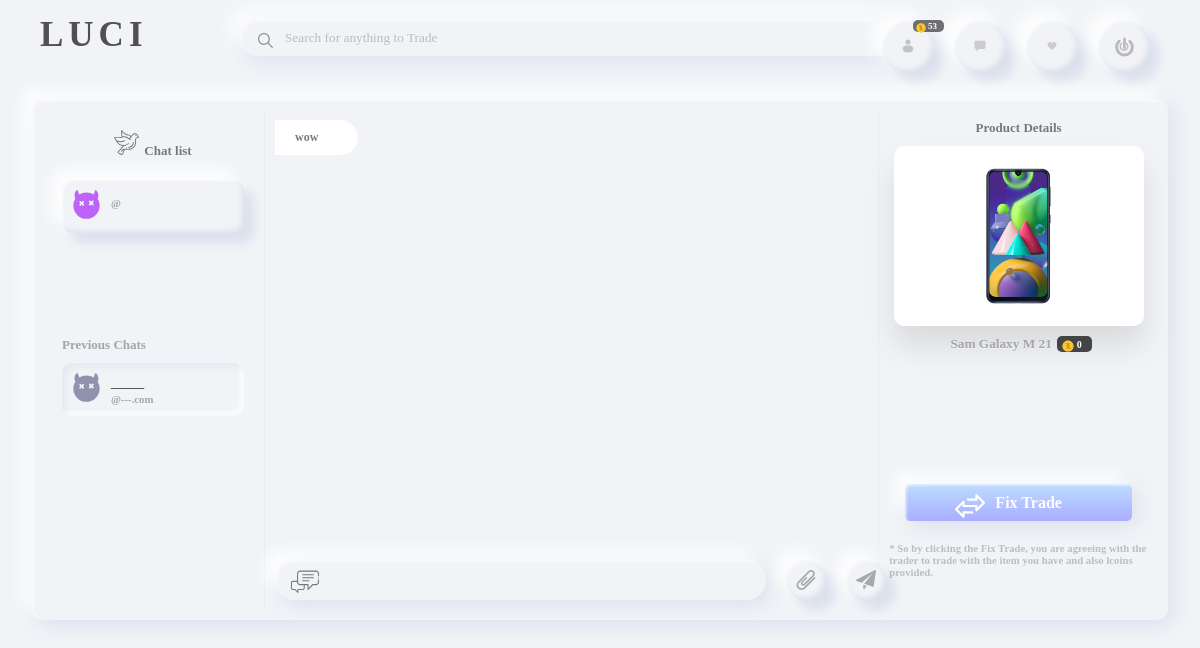
The app's page /18/pigeon (signed in) with its own data.
### obsapp/models.py (models this page shows, shortened)
class Chats(models.Model):
    chatroomid = models.ForeignKey(ChatRoom, on_delete=models.CASCADE)
    user_id = models.ForeignKey(UserInformation, on_delete=models.CASCADE)
    chatmessage = models.CharField(max_length=2000)
    messagetime = models.DateField(default=datetime.now())

class Product(models.Model):
    user_id = models.ForeignKey(LoginTable, on_delete=models.CASCADE,default=True)
    productname = models.CharField(max_length=500)
    info = models.CharField(max_length=2000)
    category = models.ForeignKey(Category, on_delete=models.CASCADE)
    product_date = models.DateTimeField(default=datetime.now, blank=True)
    lcoin = models.IntegerField(default=0)
    productimage = models.ImageField()
    is_active = models.BooleanField(default=True)
    is_editable = models.BooleanField(default=True)

### obsapp/views.py (the view, shortened to what this page needs)
# urls.py: path('<int:prd_id>/pigeon', views.pigeonshow, name='pigeonshow'),
def pigeonshow(request, prd_id):
    if request.session.has_key('user_id'):
        prdobj = Product.objects.get(id=prd_id)
        sendobj = UserInformation.objects.get(login_id_id=request.session['user_id'])
        receiverobj = UserInformation.objects.get(login_id_id=prdobj.user_id_id)
        rtobj = Returns.objects.get(product_id=prdobj)
        if ChatRoom.objects.filter(product_id=prdobj, participant1=sendobj, participant2=receiverobj).exists():
            print('already chated')
            roomboj = ChatRoom.objects.get(product_id=prdobj, participant1=sendobj, participant2=receiverobj)
            chatobj = Chats.objects.filter(chatroomid=roomboj)
        elif ChatRoom.objects.filter(product_id=prdobj, participant2=sendobj, participant1=receiverobj).exists():
            print('already chated')
            roomboj = ChatRoom.objects.get(product_id=prdobj, participant2=sendobj, participant1=receiverobj)
            chatobj = Chats.objects.filter(chatroomid=roomboj)
        requested = False
        responded = False
        if RequestExchange.objects.filter(whatproduct=Product.objects.get(id=prd_id),fromwhom=UserInformation.objects.get(login_id_id=request.session['user_id']),is_request=True).exists():
            requested = True
        else:
            requested = False
        return render(request, 'pigeon.html',{'chats':chatobj,'prd':prdobj,'returns': rtobj, 'alreadyrequest': requested})
    else:
        return login(request)

### templates/pigeon.html (shortened to what this page needs)
{% extends 'UserMaster.html' %}
{% block main_block %}
    {% load static %}
<div class="chat-main-container">
    <div class="all-chat-box">
        <table cellspacing="10" style="width: 100%;position: relative;">
            <tr style="height: 40px;vertical-align: top;">
                <th style="font-family: 'Poppins Medium';opacity: 0.5;font-size: 13px;"><img src="{% static 'images/bird.svg' %}" style="width: 25px;padding-right: 5px;">Chat list</th>
            </tr>
            <tr>
                <td>
                    <div class="all-chat-list">
                        <table>
                            <tr>
                                <td rowspan="2">
                                    <img src="{% static 'images/devilface.svg' %}">
                                </td>
                            </tr>
                            <tr>
                                <td>
                                    <h6>@{{ receverinfo.login_id.username }}</h6>
                                </td>
                            </tr>
                        </table>
                    </div>
                </td>
            </tr>
            <tr align="left" style="height: 100px;vertical-align: bottom;">
                <th style="font-family: 'Poppins Medium';color:rgba(0,0,0,0.32);font-size: 13px;">Previous Chats</th>
            </tr>
            <tr>
                <td>
                    <a href="#">
                    <div class="all-chat-list2">
                        <table>
                            <tr>
                                <td rowspan="2">
                                    <img src="{% static 'images/devilface2.svg' %}">
                                </td>
                                <td>
                                    <h5>_____</h5>
                                </td>
                            </tr>
                            <tr>
                                <td>
                                    <h6>@---.com</h6>
                                </td>
                            </tr>
                        </table>
                    </div>
                    </a>
                </td>
            </tr>
        </table>
    </div>
    <div class="chat-area-box">
        <div class="chat-area-top">
            {% for chat in chats %}
                <div class="yourmessage">
                    <h5>{{ chat.chatmessage }}</h5>
                </div>
            {% endfor %}
        </div>
        <div class="chat-area-bottom">
            <form id="chat-form" method="post" action="{% url 'pigeon' %}">
                <img src="{% static 'images/speak.svg' %}" class="chat-type-img">
                <input type="text" name="message" id="chat-msg" autocomplete="off" autofocus required>
                <button><img src="{% static 'images/attach.svg' %}" class="document-attach-img"></button>
                <button type="submit" id="chat-sendbtn"><img src="{% static 'images/black paper plane.svg' %}" class="send-img"></button>
            </form>
        </div>
    </div>
    <div class="chat-agreement-box">
        <table cellspacing="10" style="width: 100%;position: relative;">
            <tr>
                <th style="font-family: 'Poppins Medium';opacity: 0.5;font-size: 13px;">Product Details</th>
            </tr>
            <tr align="center">
                <td style="position: relative;">
                    <div style="width: 250px;height: 180px;background: #fff;border-radius: 10px;box-shadow: 0 20px 30px rgba(0,0,0,0.1);position: relative;">
                        <img src="{{ prd.productimage.url }}" style="padding: 10px;max-width: 100%;max-height: 100%;box-sizing: border-box;border-radius: inherit;">
                    </div>
                </td>
            </tr>
            <tr align="center">
                <td style="display: flex;justify-content: center;">
                    <h5 style="font-family: 'Poppins Medium';color: rgba(0,0,0,0.3);text-shadow: 0 1px 0px rgba(255,255,255,1);">{{ prd.productname }}</h5><h4 class="chat-lcoin">{{ prd.lcoin }}</h4>
                </td>
            </tr>
            <tr align="center" style="height: 150px;vertical-align: bottom;">
                <td>
                    {% if responded %}
                        <h5 style=" font-family: 'Poppins Light';font-size: 12px;color: rgba(0,0,0,0.3);box-sizing: border-box;padding: 10px;">Trader Responded to your Request Please go and Check your Notification.</h5>
                    {% else %}
                        {% if not alreadyrequest %}
                        <a href="#" class="agreement-btn" id="fix-trade" onclick="showdealbox();">
                            Fix Trade
                        </a>
                        {% else %}
                        <a href="#" class="agreement-btn" id="fix-trade">
                            Requested...
                        </a>
                        {% endif %}
                    {% endif %}
                </td>
            </tr>
            <tr>
                <td>
                    <h6 style="color: rgba(0,0,0,0.22);font-family: 'Poppins Light';padding-top: 20px;">* So by clicking the Fix Trade, you are agreeing with the trader to trade with the item you have and also lcoins provided.</h6>
                </td>
            </tr>
        </table>
    </div>
</div>
{% endblock %}

### static/css/usercss.css (style rules this page uses)
* { margin: 0px; padding: 0px; font-family: Roboto, sans-serif; outline: none; text-decoration: none; }
body { width: 100%; height: 100vh; background: #f1f3f6; }
.chat-main-container { position: relative; width: 93%; background: #f1f3f6; box-shadow: 5px 5px 20px rgba(55,84,170,0.11),-10px -10px 15px #ffffff, 2px 2px 2px rgba(255,255,255,0.5) inset; margin: 0 auto; display: flex; border-radius: 10px; padding: 10px; }
.all-chat-box { position: relative; width: 20%; box-sizing: border-box; padding: 10px; border-right: 1px solid rgba(0,0,0,0.03); max-height: 500px; overflow-y: scroll; }
.chat-area-box { position: relative; background: transparent; width: 55%; height: 500px; border-right: 1px solid rgba(0,0,0,0.03); }
.chat-agreement-box { position: relative; width: 25%; height: 500px; }
.chat-area-top { position: relative; width: 100%; background: transparent; height: 88%; box-sizing: border-box; padding: 10px; display: flex; flex-direction: column; overflow-y: scroll; }
.chat-area-bottom { position: relative; width: 100%; height: 12%; display: flex; align-items: center; }
#chat-form { width: 100%; position: relative; left: 10px; display: flex; }
#chat-form input[type=text] { background: #f1f3f6; box-shadow: 5px 5px 20px rgba(55,84,170,0.11),-10px -10px 15px #ffffff, 2px 2px 2px rgba(255,255,255,0.5) inset; position: relative; box-sizing: border-box; width: 80%; padding: 10px 10px 10px 55px; border-radius: 30px; border: none; font-family: "Poppins Medium"; font-size: 13px; color: rgba(0,0,0,0.43); }
.chat-type-img { width: 30px; position: absolute; left: 15px; top: 7px; opacity: 0.5; z-index: 2; }
#chat-form button { position: relative; width: 40px; height: 40px; background: #f1f3f6; border: none; display: flex; justify-content: center; align-items: center; border-radius: 30px; padding: 10px; left: 20px; cursor: pointer; box-shadow: 10px 10px 10px rgba(55,84,170,0.11),-10px -10px 20px #ffffff, 2px 2px 2px rgba(255,255,255,0.5) inset, -2px -2px 5px rgba(55,84,170,0.11) inset; }
.document-attach-img { width: 20px; opacity: 0.3; }
#chat-sendbtn { position: relative; width: 40px; height: 40px; background: #f1f3f6; border: none; border-radius: 30px; padding: 10px; margin-left: 20px; cursor: pointer; box-shadow: 10px 10px 10px rgba(55,84,170,0.11),-10px -10px 20px #ffffff, 2px 2px 2px rgba(255,255,255,0.5) inset, -2px -2px 5px rgba(55,84,170,0.11) inset; }
.send-img { width: 20px; opacity: 0.3; }
.all-chat-list { border-radius: 10px; background: #f1f3f6; box-shadow: 10px 10px 10px rgba(55,84,170,0.11),-10px -10px 20px #ffffff, 2px 2px 2px rgba(255,255,255,0.5) inset, -2px -2px 5px rgba(55,84,170,0.11) inset; }
.all-chat-list table h6 { font-family: "Poppins Light"; color: rgba(0,0,0,0.32); transform: translateY(-5px); }
.all-chat-list table img { width: 35px; padding: 5px; }
.all-chat-list2 { border-radius: 10px; background: #f1f3f6; box-shadow: 5px 5px 5px rgba(55,84,170,0.05) inset, -5px -5px 2px rgba(255,255,255,0.5) inset; }
.all-chat-list2 table h5 { font-family: "Poppins Medium"; color: rgba(0,0,0,0.72); transform: translateY(5px); }
.all-chat-list2 table h6 { font-family: "Poppins Light"; color: rgba(0,0,0,0.32); transform: translateY(-5px); }
.all-chat-list2 table img { width: 35px; padding: 5px; opacity: 0.5; }
.chat-lcoin { position: relative; padding: 3px 10px 2px 20px; border-radius: 5px; background: rgba(0,0,0,0.7); font-family: "Poppins Light"; color: #fff; display: inline-block; font-size: 10px; left: 5px; }
.chat-lcoin:before { position: absolute; content: ''; width: 12px; height: 12px; background: url("/static/images/luci coin.svg"); background-size: cover; left: 5px; top: 4px; }
.agreement-btn { position: relative; font-family: Poppins; font-weight: bold; padding: 10px 70px 10px 90px; border-radius: 5px; background: linear-gradient(#bddcff,#a9aeff); box-shadow: 5px 5px 20px rgba(55,84,170,0.11),-10px -10px 15px #ffffff, 2px 2px 2px rgba(255,255,255,0.5) inset; color: #fdfbff; transition: 0.1s ease; }
.agreement-btn:before { position: absolute; content: ''; width: 30px; height: 30px; background: url("/static/images/transfer2.svg"); background-size: cover; top: 7px; left: 50px; }
.yourmessage { position: relative; width: 100%; min-height: 50px; }
.yourmessage h5 { position: absolute; left: 0px; background: #fff; border-radius: 0px 20px 20px 0px; font-family: Poppins; font-size: 12px; padding: 10px 40px 10px 20px; color: #777a77; }
.com-title-box h1,h5 { font-family: "Product Sans"; color: rgba(163,163,163,1); }

### records on screen
Chats: chatmessage "wow"
Product: productimage (picture), productname "Sam Galaxy M 21", lcoin "0"

### other values on screen
{{ mucoin }} "53"
